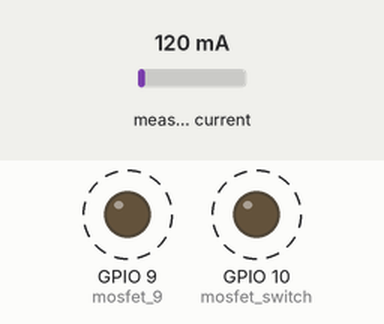
The program below on a simulated Raspberry Pi (BCM pin numbers). Shown: output pins drawn as LEDs (lit = HIGH). Dashed ring = blinking. The inputs (shaded band) are chosen by the test bench; at power-on: measured current 120 mA. What the program prints to the terminal is not drawn.

Above: at 0.5 s.
Timing chart, 0 to 3.0 s (numbered marks = the images above):
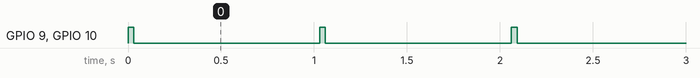

Measured:
- by itself, GPIO 9 (mosfet_9), GPIO 10 (mosfet_switch): alternates HIGH for 0.03 s and LOW for 1.0 s

The program:

ina_cal.py
```python
import time
import board
import digitalio
import busio
from adafruit_ina219 import INA219, ADCResolution

# === Setup I2C and INA219 ===
i2c_ina = busio.I2C(board.GP7, board.GP6)
ina = INA219(i2c_ina)

# === Function to estimate max current ===
def max_current_estimate():
    mosfet_9 = digitalio.DigitalInOut(board.GP9)
    mosfet_9.direction = digitalio.Direction.OUTPUT
    # === Setup digital output to control the switch MOSFET (GP10) ===
    mosfet_switch = digitalio.DigitalInOut(board.GP10)
    mosfet_switch.direction = digitalio.Direction.OUTPUT

    mosfet_switch.value = True
    # Turn on MOSFET briefly
    mosfet_9.value = True
    time.sleep(0.02)
    current = ina.current
    time.sleep(0.01)
    mosfet_9.value = False

    mosfet_9.deinit()
    mosfet_switch.deinit()

    return current

# === Main loop ===
print("Starting max current monitoring every 1 second...")

ina.set_calibration_32V_3A()
# ina.set_calibration_32V_300mA()

ina.bus_adc_resolution = ADCResolution.ADCRES_12BIT_8S
ina.shunt_adc_resolution = ADCResolution.ADCRES_12BIT_8S

while True:
    max_curr = max_current_estimate()
    print(f"Max current estimate: {max_curr:.3f} A")
    time.sleep(1)
```
